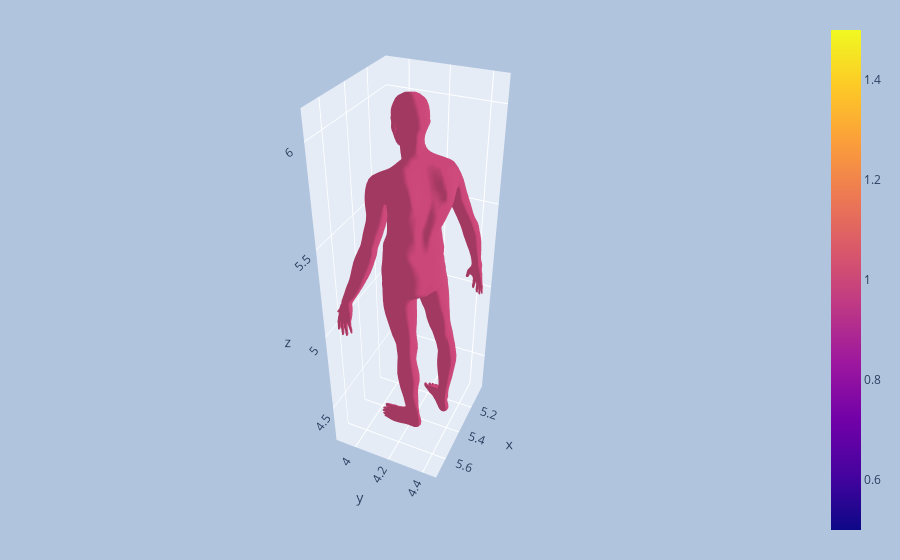

Here is the notebook cell this chart was saved with:
### Code cell
mesh = dataset[0]
x = mesh.pos.clone()
faust.transform_rotation_(mesh.pos)
faust.transform_position_(mesh.pos,5,2.5)
visualize(mesh)

### Figure 1 — Plotly figure (JSON) as saved in the notebook; plotly's stock layout.template omitted (floating-point values rounded to 4 significant figures; data arrays with more than 128 entries replaced by an {"elided": "..."} marker saying what was removed)
{"data": [{"color": "lightpink", "i": {"elided": "13776 int values"}, "intensity": {"elided": "6890 int values"}, "j": {"elided": "13776 int values"}, "k": {"elided": "13776 int values"}, "opacity": 1, "showscale": true, "type": "mesh3d", "x": {"elided": "6890 float values"}, "y": {"elided": "6890 float values"}, "z": {"elided": "6890 float values"}}], "layout": {"autosize": true, "margin": {"b": 20, "l": 20, "r": 20, "t": 20}, "paper_bgcolor": "LightSteelBlue", "scene": {"aspectmode": "data", "aspectratio": {"x": 0.7695, "y": 0.6397, "z": 2.032}, "camera": {"center": {"x": 0, "y": 0, "z": 0}, "eye": {"x": 2.423, "y": 1.103, "z": 1.948}, "projection": {"type": "perspective"}, "up": {"x": 0, "y": 0, "z": 1}}}}}
